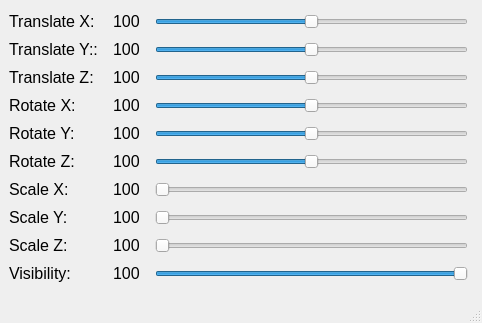
<?xml version="1.0" encoding="UTF-8"?>
<ui version="4.0">
 <class>transform_sliders</class>
 <widget class="QMainWindow" name="transform_sliders">
  <property name="geometry">
   <rect>
    <x>0</x>
    <y>0</y>
    <width>482</width>
    <height>323</height>
   </rect>
  </property>
  <property name="font">
   <font>
    <pointsize>12</pointsize>
   </font>
  </property>
  <property name="windowTitle">
   <string>Transform Sliders</string>
  </property>
  <widget class="QWidget" name="centralwidget">
   <layout class="QHBoxLayout" name="horizontalLayout">
    <item>
     <layout class="QGridLayout" name="gridLayout">
      <property name="leftMargin">
       <number>0</number>
      </property>
      <property name="rightMargin">
       <number>5</number>
      </property>
      <property name="horizontalSpacing">
       <number>15</number>
      </property>
      <item row="9" column="0">
       <widget class="QLabel" name="lb_visibility">
        <property name="text">
         <string>Visibility:</string>
        </property>
       </widget>
      </item>
      <item row="1" column="2">
       <widget class="QSlider" name="slider_translateY">
        <property name="minimumSize">
         <size>
          <width>313</width>
          <height>0</height>
         </size>
        </property>
        <property name="minimum">
         <number>-100</number>
        </property>
        <property name="maximum">
         <number>100</number>
        </property>
        <property name="orientation">
         <enum>Qt::Horizontal</enum>
        </property>
       </widget>
      </item>
      <item row="7" column="2">
       <widget class="QSlider" name="slider_scaleY">
        <property name="minimumSize">
         <size>
          <width>313</width>
          <height>0</height>
         </size>
        </property>
        <property name="minimum">
         <number>0</number>
        </property>
        <property name="maximum">
         <number>100</number>
        </property>
        <property name="orientation">
         <enum>Qt::Horizontal</enum>
        </property>
       </widget>
      </item>
      <item row="8" column="2">
       <widget class="QSlider" name="slider_scaleZ">
        <property name="minimumSize">
         <size>
          <width>313</width>
          <height>0</height>
         </size>
        </property>
        <property name="minimum">
         <number>0</number>
        </property>
        <property name="maximum">
         <number>100</number>
        </property>
        <property name="sliderPosition">
         <number>0</number>
        </property>
        <property name="orientation">
         <enum>Qt::Horizontal</enum>
        </property>
       </widget>
      </item>
      <item row="0" column="2">
       <widget class="QSlider" name="slider_translateX">
        <property name="minimumSize">
         <size>
          <width>313</width>
          <height>0</height>
         </size>
        </property>
        <property name="minimum">
         <number>-100</number>
        </property>
        <property name="maximum">
         <number>100</number>
        </property>
        <property name="singleStep">
         <number>1</number>
        </property>
        <property name="orientation">
         <enum>Qt::Horizontal</enum>
        </property>
       </widget>
      </item>
      <item row="4" column="0">
       <widget class="QLabel" name="lb_rotateY">
        <property name="text">
         <string>Rotate Y:</string>
        </property>
       </widget>
      </item>
      <item row="0" column="0">
       <widget class="QLabel" name="lb_translateX">
        <property name="text">
         <string>Translate X:</string>
        </property>
       </widget>
      </item>
      <item row="2" column="2">
       <widget class="QSlider" name="slider_translateZ">
        <property name="minimumSize">
         <size>
          <width>313</width>
          <height>0</height>
         </size>
        </property>
        <property name="minimum">
         <number>-100</number>
        </property>
        <property name="maximum">
         <number>100</number>
        </property>
        <property name="value">
         <number>0</number>
        </property>
        <property name="orientation">
         <enum>Qt::Horizontal</enum>
        </property>
       </widget>
      </item>
      <item row="4" column="2">
       <widget class="QSlider" name="slider_rotateY">
        <property name="minimumSize">
         <size>
          <width>313</width>
          <height>0</height>
         </size>
        </property>
        <property name="minimum">
         <number>-360</number>
        </property>
        <property name="maximum">
         <number>360</number>
        </property>
        <property name="value">
         <number>0</number>
        </property>
        <property name="sliderPosition">
         <number>0</number>
        </property>
        <property name="orientation">
         <enum>Qt::Horizontal</enum>
        </property>
       </widget>
      </item>
      <item row="5" column="2">
       <widget class="QSlider" name="slider_rotateZ">
        <property name="minimumSize">
         <size>
          <width>313</width>
          <height>0</height>
         </size>
        </property>
        <property name="minimum">
         <number>-360</number>
        </property>
        <property name="maximum">
         <number>360</number>
        </property>
        <property name="value">
         <number>0</number>
        </property>
        <property name="sliderPosition">
         <number>0</number>
        </property>
        <property name="orientation">
         <enum>Qt::Horizontal</enum>
        </property>
       </widget>
      </item>
      <item row="6" column="0">
       <widget class="QLabel" name="lb_scaleX">
        <property name="text">
         <string>Scale X:</string>
        </property>
       </widget>
      </item>
      <item row="1" column="0">
       <widget class="QLabel" name="lb_translateY">
        <property name="text">
         <string>Translate Y::</string>
        </property>
       </widget>
      </item>
      <item row="3" column="0">
       <widget class="QLabel" name="lb_rotateX">
        <property name="text">
         <string>Rotate X:</string>
        </property>
       </widget>
      </item>
      <item row="9" column="2">
       <widget class="QSlider" name="slider_visibility">
        <property name="maximum">
         <number>1</number>
        </property>
        <property name="pageStep">
         <number>1</number>
        </property>
        <property name="value">
         <number>1</number>
        </property>
        <property name="orientation">
         <enum>Qt::Horizontal</enum>
        </property>
       </widget>
      </item>
      <item row="7" column="0">
       <widget class="QLabel" name="lb_scaleY">
        <property name="text">
         <string>Scale Y:</string>
        </property>
       </widget>
      </item>
      <item row="5" column="0">
       <widget class="QLabel" name="lb_rotateZ">
        <property name="text">
         <string>Rotate Z:</string>
        </property>
       </widget>
      </item>
      <item row="8" column="0">
       <widget class="QLabel" name="lb_scaleZ">
        <property name="text">
         <string>Scale Z:</string>
        </property>
       </widget>
      </item>
      <item row="2" column="0">
       <widget class="QLabel" name="lb_translateZ">
        <property name="text">
         <string>Translate Z:</string>
        </property>
       </widget>
      </item>
      <item row="6" column="2">
       <widget class="QSlider" name="slider_scaleX">
        <property name="minimumSize">
         <size>
          <width>313</width>
          <height>0</height>
         </size>
        </property>
        <property name="minimum">
         <number>0</number>
        </property>
        <property name="maximum">
         <number>100</number>
        </property>
        <property name="orientation">
         <enum>Qt::Horizontal</enum>
        </property>
       </widget>
      </item>
      <item row="3" column="2">
       <widget class="QSlider" name="slider_rotateX">
        <property name="minimumSize">
         <size>
          <width>313</width>
          <height>0</height>
         </size>
        </property>
        <property name="minimum">
         <number>-360</number>
        </property>
        <property name="maximum">
         <number>360</number>
        </property>
        <property name="value">
         <number>0</number>
        </property>
        <property name="sliderPosition">
         <number>0</number>
        </property>
        <property name="orientation">
         <enum>Qt::Horizontal</enum>
        </property>
       </widget>
      </item>
      <item row="0" column="1">
       <widget class="QLabel" name="value_translateX">
        <property name="frameShape">
         <enum>QFrame::NoFrame</enum>
        </property>
        <property name="text">
         <string>100</string>
        </property>
       </widget>
      </item>
      <item row="1" column="1">
       <widget class="QLabel" name="value_translateY">
        <property name="frameShape">
         <enum>QFrame::NoFrame</enum>
        </property>
        <property name="text">
         <string>100</string>
        </property>
       </widget>
      </item>
      <item row="2" column="1">
       <widget class="QLabel" name="value_translateZ">
        <property name="frameShape">
         <enum>QFrame::NoFrame</enum>
        </property>
        <property name="text">
         <string>100</string>
        </property>
       </widget>
      </item>
      <item row="3" column="1">
       <widget class="QLabel" name="value_rotateX">
        <property name="frameShape">
         <enum>QFrame::NoFrame</enum>
        </property>
        <property name="text">
         <string>100</string>
        </property>
       </widget>
      </item>
      <item row="4" column="1">
       <widget class="QLabel" name="value_rotateY">
        <property name="frameShape">
         <enum>QFrame::NoFrame</enum>
        </property>
        <property name="text">
         <string>100</string>
        </property>
       </widget>
      </item>
      <item row="5" column="1">
       <widget class="QLabel" name="value_rotateZ">
        <property name="frameShape">
         <enum>QFrame::NoFrame</enum>
        </property>
        <property name="text">
         <string>100</string>
        </property>
       </widget>
      </item>
      <item row="6" column="1">
       <widget class="QLabel" name="value_scaleX">
        <property name="frameShape">
         <enum>QFrame::NoFrame</enum>
        </property>
        <property name="text">
         <string>100</string>
        </property>
       </widget>
      </item>
      <item row="7" column="1">
       <widget class="QLabel" name="value_scaleY">
        <property name="frameShape">
         <enum>QFrame::NoFrame</enum>
        </property>
        <property name="text">
         <string>100</string>
        </property>
       </widget>
      </item>
      <item row="8" column="1">
       <widget class="QLabel" name="value_scaleZ">
        <property name="styleSheet">
         <string notr="true"/>
        </property>
        <property name="frameShape">
         <enum>QFrame::NoFrame</enum>
        </property>
        <property name="text">
         <string>100</string>
        </property>
       </widget>
      </item>
      <item row="9" column="1">
       <widget class="QLabel" name="value_visibility">
        <property name="frameShape">
         <enum>QFrame::NoFrame</enum>
        </property>
        <property name="text">
         <string>100</string>
        </property>
       </widget>
      </item>
     </layout>
    </item>
   </layout>
  </widget>
  <widget class="QMenuBar" name="menubar">
   <property name="geometry">
    <rect>
     <x>0</x>
     <y>0</y>
     <width>482</width>
     <height>25</height>
    </rect>
   </property>
  </widget>
  <widget class="QStatusBar" name="statusbar"/>
 </widget>
 <resources/>
 <connections/>
</ui>
